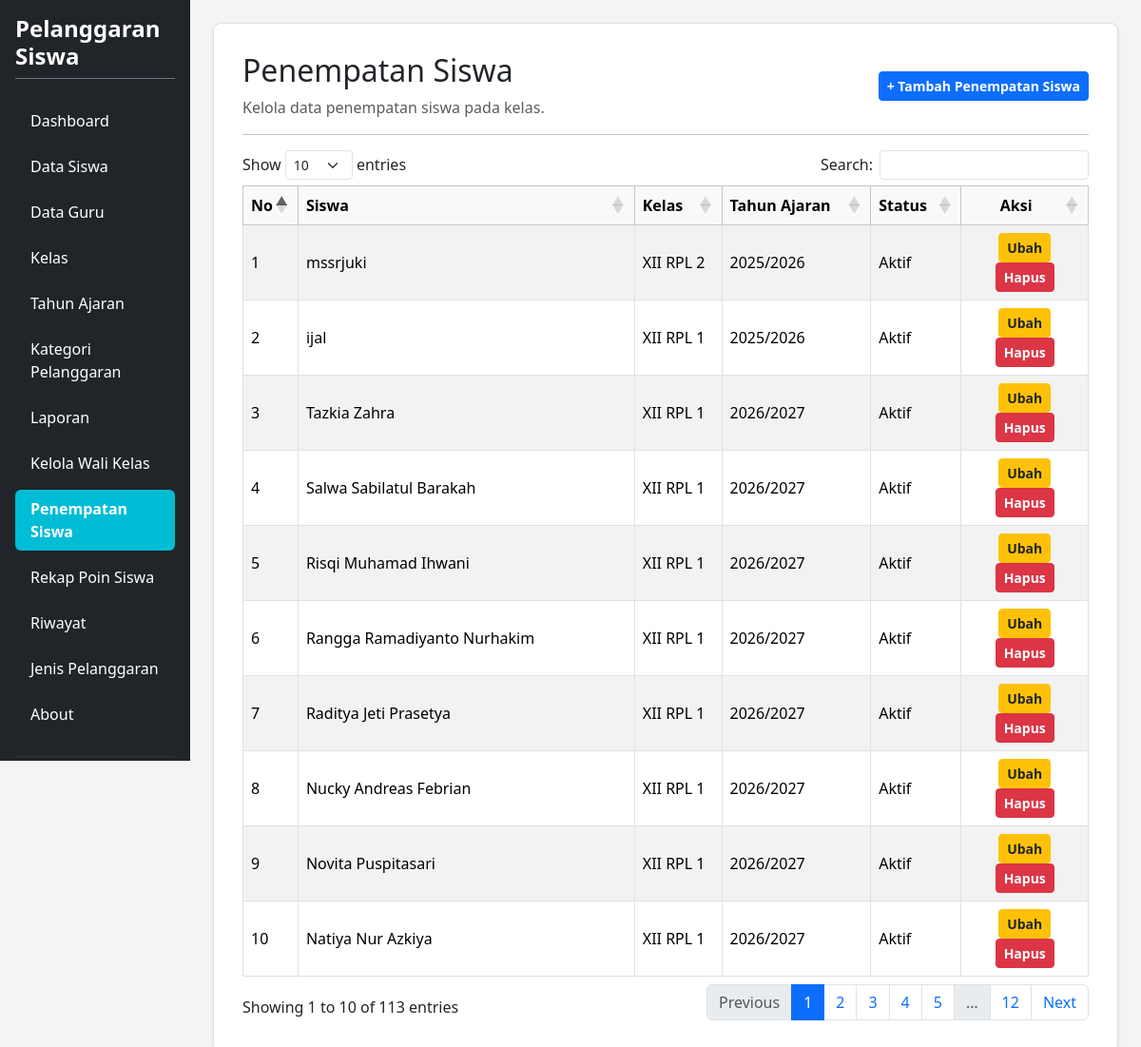
Page /penempatan_siswa.php (signed in) on the committed database.
### tables this page shows
CREATE TABLE `t_kelas_siswa` (
  `id` int(11) NOT NULL,
  `siswa_id` int(11) NOT NULL,
  `tahun_ajaran_id` int(11) NOT NULL,
  `kelas_id` int(11) NOT NULL,
  `tanggal_mulai` date NOT NULL,
  `tanggal_selesai` date NOT NULL,
  `status_aktif` tinyint(1) NOT NULL,
  `created_at` timestamp NOT NULL DEFAULT current_timestamp(),
  `updated_at` timestamp NOT NULL DEFAULT current_timestamp()
);

CREATE TABLE `t_siswa` (
  `id` int(11) NOT NULL,
  `nis` varchar(30) NOT NULL,
  `nisn` varchar(20) NOT NULL,
  `nama` varchar(150) NOT NULL,
  `kelas_id` int(11) DEFAULT NULL,
  `jenis_kelamin` char(1) NOT NULL,
  `tanggal_lahir` date NOT NULL,
  `alamat` text NOT NULL,
  `status_aktif` tinyint(1) NOT NULL,
  `created_at` timestamp NOT NULL DEFAULT current_timestamp(),
  `updated_at` timestamp NOT NULL DEFAULT current_timestamp()
);

CREATE TABLE `t_kelas` (
  `id` int(11) NOT NULL,
  `nama` varchar(100) NOT NULL,
  `tingkat` varchar(20) NOT NULL,
  `jurusan` varchar(100) NOT NULL,
  `status_aktif` tinyint(1) NOT NULL,
  `created_at` timestamp NULL DEFAULT current_timestamp(),
  `updated_at` timestamp NULL DEFAULT current_timestamp()
);

CREATE TABLE `t_tahun_ajaran` (
  `id` int(11) NOT NULL,
  `nama` varchar(20) NOT NULL,
  `tanggal_mulai` date NOT NULL,
  `tanggal_selesai` date NOT NULL,
  `status_aktif` tinyint(1) NOT NULL,
  `created_at` timestamp NULL DEFAULT current_timestamp(),
  `updated_at` timestamp NULL DEFAULT current_timestamp()
);

### penempatan_siswa.php (the view, shortened to what this page needs)
<?php
require_once 'config.php';
$title = 'Penempatan Siswa';
$db_pdo = $pdo ?? ($conn instanceof PDO ? $conn : null);
?>
<!DOCTYPE html>
<html lang="id">
<head>
    <link href="https://cdn.jsdelivr.net/npm/bootstrap@5.3.8/dist/css/bootstrap.min.css" rel="stylesheet">
    <link href="https://cdn.datatables.net/1.13.8/css/dataTables.bootstrap5.min.css" rel="stylesheet">
</head>
<body>
<div class="container-fluid d-flex p-0" style="min-height: 100vh;">
    <div class="row flex-grow-1 g-0 w-100">
        <?php include "layout/sidebar.php"; ?>
        <main class="col-md-9 col-lg-10 p-4">
            <div class="content-card shadow-sm">
                <div class="d-flex justify-content-between align-items-center mb-3">
                    <div>
                        <h2><?= htmlspecialchars($title) ?></h2>
                        <p class="text-muted mb-0">Kelola data penempatan siswa pada kelas.</p>
                    </div>
                    <a href="tambah_penempatan_siswa.php" class="btn btn-primary btn-sm fw-semibold">+ Tambah Penempatan Siswa</a>
                </div>
                <hr>
                <div class="table-responsive">
                    <table id="tablePenempatanSiswa" class="table table-bordered table-striped align-middle w-100">
                        <thead class="table-light">
                            <tr>
                                <th width="5%">No</th>
                                <th>Siswa</th>
                                <th>Kelas</th>
                                <th>Tahun Ajaran</th>
                                <th>Status</th>
                                <th width="15%" class="text-center">Aksi</th>
                            </tr>
                        </thead>
                        <tbody>
                            <?php
                            if ($db_pdo) {
                                try {
                                    $sql = "SELECT ks.id, s.nama, k.nama AS kelas, ta.nama AS tahun, ks.status_aktif
                                            FROM t_kelas_siswa ks
                                            JOIN t_siswa s ON s.id = ks.siswa_id
                                            JOIN t_kelas k ON k.id = ks.kelas_id
                                            JOIN t_tahun_ajaran ta ON ta.id = ks.tahun_ajaran_id
                                            ORDER BY ks.id DESC";
                                    $rows = $db_pdo->query($sql)->fetchAll(PDO::FETCH_ASSOC);
                                    if (count($rows) > 0) {
                                        foreach ($rows as $i => $r) {
                                            ?>
                                            <tr>
                                                <td><?= $i + 1 ?></td>
                                                <td><?= htmlspecialchars($r['nama']) ?></td>
                                                <td><?= htmlspecialchars($r['kelas']) ?></td>
                                                <td><?= htmlspecialchars($r['tahun']) ?></td>
                                                <td><?= $r['status_aktif'] ? 'Aktif' : 'Tidak Aktif' ?></td>
                                                <td class="text-center">
                                                    <a href="edit_penempatan_siswa.php?id=<?= $r['id'] ?>" class="btn btn-warning btn-sm text-dark px-2 fw-semibold">Ubah</a>
                                                    <a href="hapus_penempatan_siswa.php?id=<?= $r['id'] ?>" class="btn btn-danger btn-sm text-white px-2 fw-semibold" onclick="return confirm('Yakin ingin menghapus data ini?')">Hapus</a>
                                                </td>
                                            </tr>
                                            <?php
                                        }
                                    } else {
                                        echo '<tr><td colspan="6" class="text-center text-muted py-4">Belum ada data penempatan siswa.</td></tr>';
                                    }
                                } catch (Exception $e) {
                                    echo '<tr><td colspan="6" class="text-center text-danger py-4">Error memuat data: ' . htmlspecialchars($e->getMessage()) . '</td></tr>';
                                }
                            } else {
                                echo '<tr><td colspan="6" class="text-center text-danger py-4">Koneksi database belum terhubung dengan benar.</td></tr>';
                            }
                            ?>
                        </tbody>
                    </table>
                </div>
            </div>
        </main>
    </div>
</div>
</body>
</html>

### penempatan_siswa.php (style rules this page uses)
body { background-color: #f4f4f4; overflow-x: hidden; margin: 0; }
.content-card { background-color: #ffffff; border: 1px solid #e0e0e0; border-radius: 8px; padding: 30px; box-shadow: 0 2px 5px rgba(0,0,0,0.05); }

### rows in the picture
t_kelas_siswa: siswa.nama "mssrjuki", kelas.nama "XII RPL 2", tahun_ajaran.nama "2025/2026", status_aktif "Aktif"
t_kelas_siswa: siswa.nama "ijal", kelas.nama "XII RPL 1", tahun_ajaran.nama "2025/2026", status_aktif "Aktif"
t_kelas_siswa: siswa.nama "Tazkia Zahra", kelas.nama "XII RPL 1", tahun_ajaran.nama "2026/2027", status_aktif "Aktif"
t_kelas_siswa: siswa.nama "Salwa Sabilatul Barakah", kelas.nama "XII RPL 1", tahun_ajaran.nama "2026/2027", status_aktif "Aktif"
t_kelas_siswa: siswa.nama "Risqi Muhamad Ihwani", kelas.nama "XII RPL 1", tahun_ajaran.nama "2026/2027", status_aktif "Aktif"
t_kelas_siswa: siswa.nama "Rangga Ramadiyanto Nurhakim", kelas.nama "XII RPL 1", tahun_ajaran.nama "2026/2027", status_aktif "Aktif"
t_kelas_siswa: siswa.nama "Raditya Jeti Prasetya", kelas.nama "XII RPL 1", tahun_ajaran.nama "2026/2027", status_aktif "Aktif"
t_kelas_siswa: siswa.nama "Nucky Andreas Febrian", kelas.nama "XII RPL 1", tahun_ajaran.nama "2026/2027", status_aktif "Aktif"
t_kelas_siswa: siswa.nama "Novita Puspitasari", kelas.nama "XII RPL 1", tahun_ajaran.nama "2026/2027", status_aktif "Aktif"
t_kelas_siswa: siswa.nama "Natiya Nur Azkiya", kelas.nama "XII RPL 1", tahun_ajaran.nama "2026/2027", status_aktif "Aktif"

### other values in the picture
$title "Penempatan Siswa"
